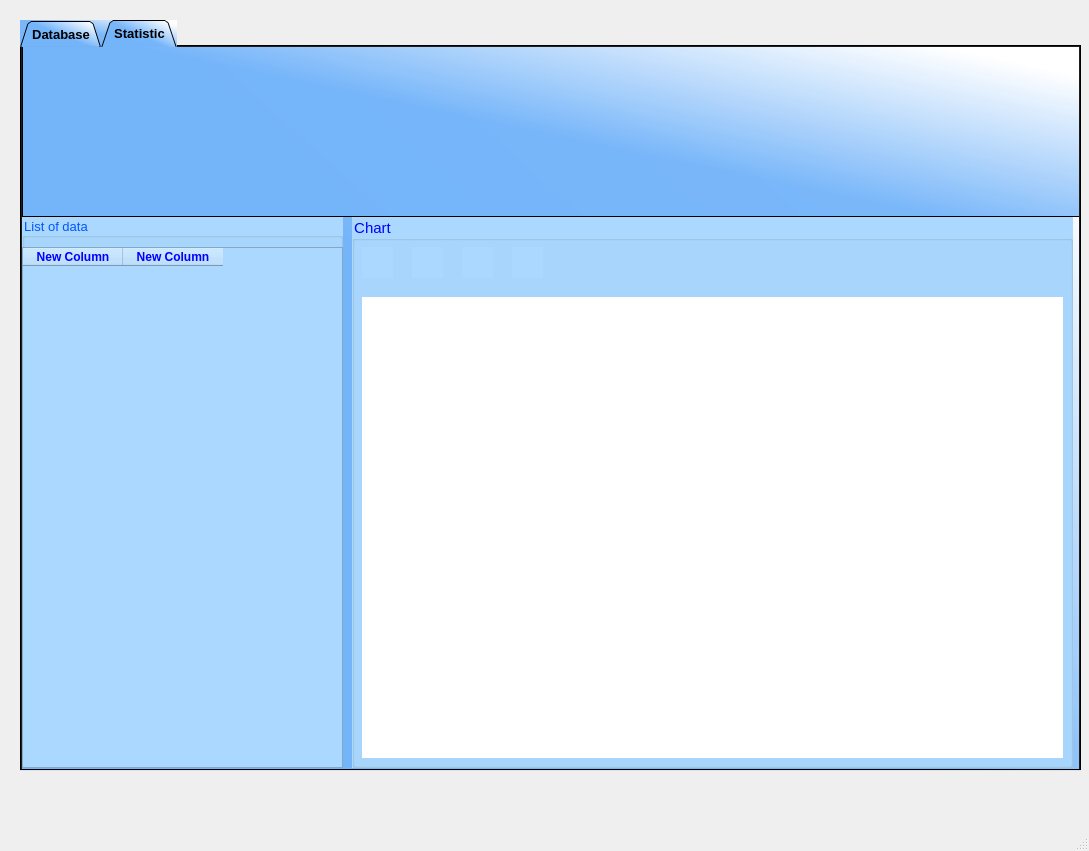
<?xml version="1.0" encoding="UTF-8"?>
<ui version="4.0">
 <class>MainWindow</class>
 <widget class="QMainWindow" name="MainWindow">
  <property name="geometry">
   <rect>
    <x>0</x>
    <y>0</y>
    <width>1089</width>
    <height>851</height>
   </rect>
  </property>
  <property name="windowTitle">
   <string>MainWindow</string>
  </property>
  <widget class="QWidget" name="centralwidget">
   <widget class="QTabWidget" name="tabWidget">
    <property name="geometry">
     <rect>
      <x>20</x>
      <y>20</y>
      <width>1061</width>
      <height>751</height>
     </rect>
    </property>
    <property name="font">
     <font>
      <pointsize>10</pointsize>
      <weight>75</weight>
      <bold>true</bold>
      <strikeout>false</strikeout>
      <stylestrategy>PreferDefault</stylestrategy>
     </font>
    </property>
    <property name="mouseTracking">
     <bool>false</bool>
    </property>
    <property name="contextMenuPolicy">
     <enum>Qt::NoContextMenu</enum>
    </property>
    <property name="acceptDrops">
     <bool>false</bool>
    </property>
    <property name="toolTip">
     <string>&lt;html&gt;&lt;head/&gt;&lt;body&gt;&lt;p&gt;hi&lt;/p&gt;&lt;/body&gt;&lt;/html&gt;</string>
    </property>
    <property name="layoutDirection">
     <enum>Qt::LeftToRight</enum>
    </property>
    <property name="styleSheet">
     <string notr="true">background-color: qlineargradient(spread:pad, x1:0.502488, y1:0.528, x2:1, y2:0, stop:0 rgba(56, 204, 249, 255), stop:1 rgba(255, 255, 255, 255));
background-color: qlineargradient(spread:pad, x1:0.502488, y1:0.528, x2:1, y2:0.148, stop:0 rgba(116, 180, 249, 242), stop:0.970149 rgba(255, 255, 255, 255));


</string>
    </property>
    <property name="tabPosition">
     <enum>QTabWidget::North</enum>
    </property>
    <property name="tabShape">
     <enum>QTabWidget::Triangular</enum>
    </property>
    <property name="currentIndex">
     <number>1</number>
    </property>
    <property name="elideMode">
     <enum>Qt::ElideNone</enum>
    </property>
    <widget class="QWidget" name="Database">
     <attribute name="title">
      <string>Database</string>
     </attribute>
     <attribute name="toolTip">
      <string>&lt;html&gt;&lt;head/&gt;&lt;body&gt;&lt;p align=&quot;center&quot;&gt;&lt;span style=&quot; font-size:10pt; color:#0055ff;&quot;&gt;Database&lt;/span&gt;&lt;/p&gt;&lt;/body&gt;&lt;/html&gt;</string>
     </attribute>
     <widget class="QListWidget" name="listWidget">
      <property name="geometry">
       <rect>
        <x>10</x>
        <y>80</y>
        <width>1031</width>
        <height>631</height>
       </rect>
      </property>
      <property name="styleSheet">
       <string notr="true">background-color: rgb(170, 255, 255);
background-color: rgb(170, 216, 255);</string>
      </property>
     </widget>
     <widget class="QLabel" name="label">
      <property name="geometry">
       <rect>
        <x>10</x>
        <y>20</y>
        <width>61</width>
        <height>31</height>
       </rect>
      </property>
      <property name="font">
       <font>
        <pointsize>10</pointsize>
        <weight>75</weight>
        <bold>true</bold>
       </font>
      </property>
      <property name="text">
       <string>Tables</string>
      </property>
     </widget>
     <widget class="QComboBox" name="comboBoxData">
      <property name="geometry">
       <rect>
        <x>90</x>
        <y>20</y>
        <width>371</width>
        <height>31</height>
       </rect>
      </property>
      <property name="styleSheet">
       <string notr="true">background-color: rgb(210, 234, 255);</string>
      </property>
     </widget>
    </widget>
    <widget class="QWidget" name="tab">
     <attribute name="title">
      <string>Statistic</string>
     </attribute>
     <widget class="QFrame" name="frame">
      <property name="geometry">
       <rect>
        <x>0</x>
        <y>-1</y>
        <width>1061</width>
        <height>171</height>
       </rect>
      </property>
      <property name="frameShape">
       <enum>QFrame::StyledPanel</enum>
      </property>
      <property name="frameShadow">
       <enum>QFrame::Raised</enum>
      </property>
     </widget>
     <widget class="QGroupBox" name="groupBoxChart">
      <property name="geometry">
       <rect>
        <x>330</x>
        <y>170</y>
        <width>721</width>
        <height>551</height>
       </rect>
      </property>
      <property name="font">
       <font>
        <pointsize>11</pointsize>
        <weight>50</weight>
        <bold>false</bold>
       </font>
      </property>
      <property name="styleSheet">
       <string notr="true">background-color: rgb(170, 255, 255);
background-color: rgb(170, 216, 255);
color: rgb(0, 0, 255);</string>
      </property>
      <property name="title">
       <string>Chart</string>
      </property>
      <widget class="QWidget" name="widgetChart" native="true">
       <property name="geometry">
        <rect>
         <x>10</x>
         <y>80</y>
         <width>701</width>
         <height>461</height>
        </rect>
       </property>
       <property name="styleSheet">
        <string notr="true">background-color: rgb(255, 255, 255);</string>
       </property>
      </widget>
      <widget class="QLabel" name="labelSave">
       <property name="geometry">
        <rect>
         <x>10</x>
         <y>30</y>
         <width>31</width>
         <height>31</height>
        </rect>
       </property>
       <property name="focusPolicy">
        <enum>Qt::StrongFocus</enum>
       </property>
       <property name="text">
        <string/>
       </property>
       <property name="pixmap">
        <pixmap>images/ic_save.png</pixmap>
       </property>
       <property name="scaledContents">
        <bool>true</bool>
       </property>
      </widget>
      <widget class="QLabel" name="labelDelete">
       <property name="geometry">
        <rect>
         <x>60</x>
         <y>30</y>
         <width>31</width>
         <height>31</height>
        </rect>
       </property>
       <property name="focusPolicy">
        <enum>Qt::StrongFocus</enum>
       </property>
       <property name="text">
        <string/>
       </property>
       <property name="pixmap">
        <pixmap>images/ic_delete.png</pixmap>
       </property>
       <property name="scaledContents">
        <bool>true</bool>
       </property>
      </widget>
      <widget class="QLabel" name="labelFind">
       <property name="geometry">
        <rect>
         <x>110</x>
         <y>30</y>
         <width>31</width>
         <height>31</height>
        </rect>
       </property>
       <property name="focusPolicy">
        <enum>Qt::StrongFocus</enum>
       </property>
       <property name="text">
        <string/>
       </property>
       <property name="pixmap">
        <pixmap>images/ic_find.png</pixmap>
       </property>
       <property name="scaledContents">
        <bool>true</bool>
       </property>
      </widget>
      <widget class="QLabel" name="labelEnlarge">
       <property name="geometry">
        <rect>
         <x>160</x>
         <y>30</y>
         <width>31</width>
         <height>31</height>
        </rect>
       </property>
       <property name="focusPolicy">
        <enum>Qt::StrongFocus</enum>
       </property>
       <property name="text">
        <string/>
       </property>
       <property name="pixmap">
        <pixmap>images/ic_enlarge.png</pixmap>
       </property>
       <property name="scaledContents">
        <bool>true</bool>
       </property>
      </widget>
     </widget>
     <widget class="QGroupBox" name="groupBox">
      <property name="geometry">
       <rect>
        <x>0</x>
        <y>170</y>
        <width>321</width>
        <height>551</height>
       </rect>
      </property>
      <property name="font">
       <font>
        <pointsize>10</pointsize>
       </font>
      </property>
      <property name="styleSheet">
       <string notr="true">background-color: rgb(170, 255, 255);
color: rgb(0, 85, 255);
background-color: rgb(170, 216, 255);</string>
      </property>
      <property name="title">
       <string>List of data</string>
      </property>
      <widget class="QTableWidget" name="tableWidgetListofData">
       <property name="geometry">
        <rect>
         <x>0</x>
         <y>30</y>
         <width>321</width>
         <height>521</height>
        </rect>
       </property>
       <property name="styleSheet">
        <string notr="true">color: rgb(0, 0, 255);</string>
       </property>
       <column>
        <property name="text">
         <string>New Column</string>
        </property>
        <property name="font">
         <font>
          <weight>75</weight>
          <bold>true</bold>
         </font>
        </property>
       </column>
       <column>
        <property name="text">
         <string>New Column</string>
        </property>
        <property name="font">
         <font>
          <weight>75</weight>
          <bold>true</bold>
         </font>
        </property>
       </column>
      </widget>
     </widget>
    </widget>
   </widget>
  </widget>
  <widget class="QMenuBar" name="menubar">
   <property name="geometry">
    <rect>
     <x>0</x>
     <y>0</y>
     <width>1089</width>
     <height>26</height>
    </rect>
   </property>
  </widget>
  <widget class="QStatusBar" name="statusbar"/>
 </widget>
 <resources/>
 <connections/>
</ui>
